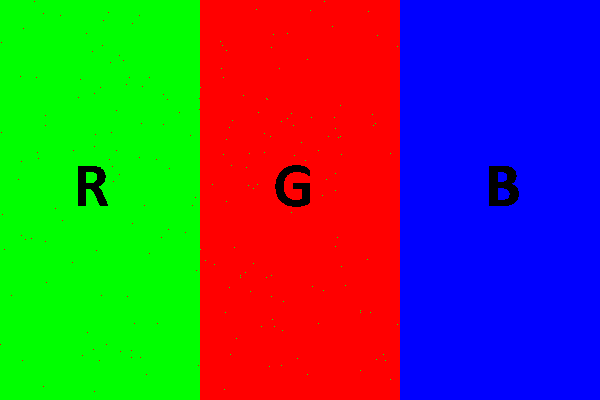
#> input picture image.bmp, 600 x 400 px
$ python rgb_image_flag.py
#> lines starting #> are read from the running program, lines starting #| are printed output that depends on the picture
from PIL import Image
import numpy as np

import os


img = Image.open("image.bmp")
#> img is the input picture: PIL image 600x400 RGB; mean R, G, B 84.1, 84.2, 84.1

width = img.size[0]
#> width = 600
height = img.size[1]
#> height = 400
for i in range(0,width):
    for j in range(0,height):

        data = img.getpixel((i,j))

        if (data[0]==0 and data[1]==255 and data[2]==0):
            img.putpixel((i,j),(255, 0, 0))

        elif (data[0]==255 and data[1]==0 and data[2]==0):
            img.putpixel((i,j),(0, 255, 0))
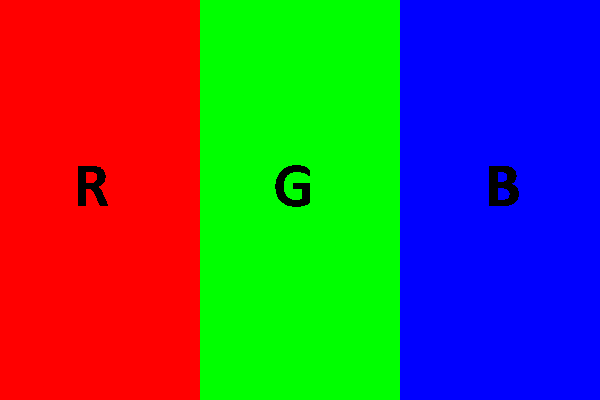
#> img: PIL image 600x400 RGB; mean R, G, B 84.2, 84.2, 84.1

img.save("image_modified.bmp")

os.system("steghide extract -sf image_modified.bmp -p '' ")

#> (the run stopped early here; a loop or call above may not have finished)
